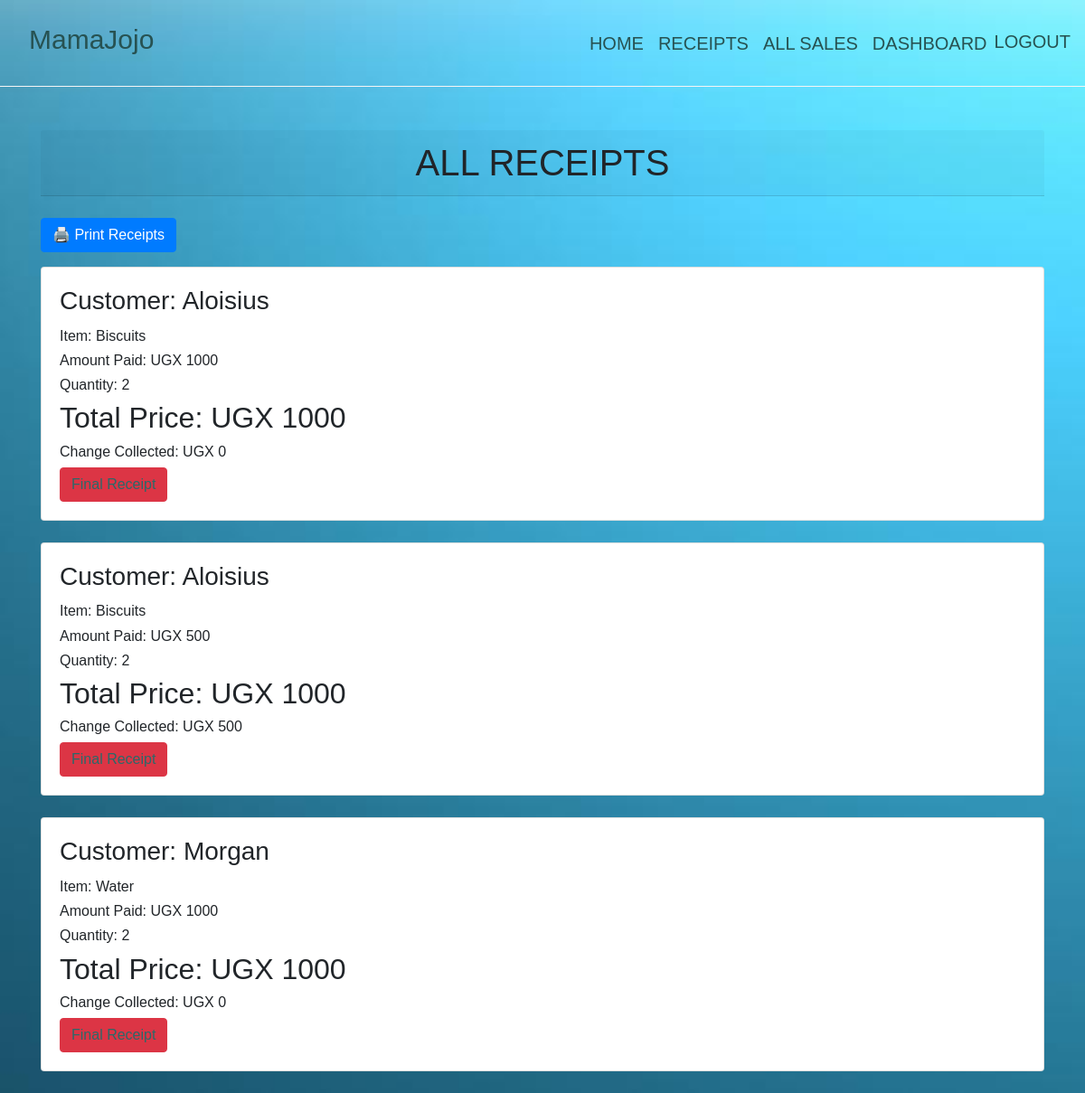
Page /reciept (signed in) on the earlier database version.
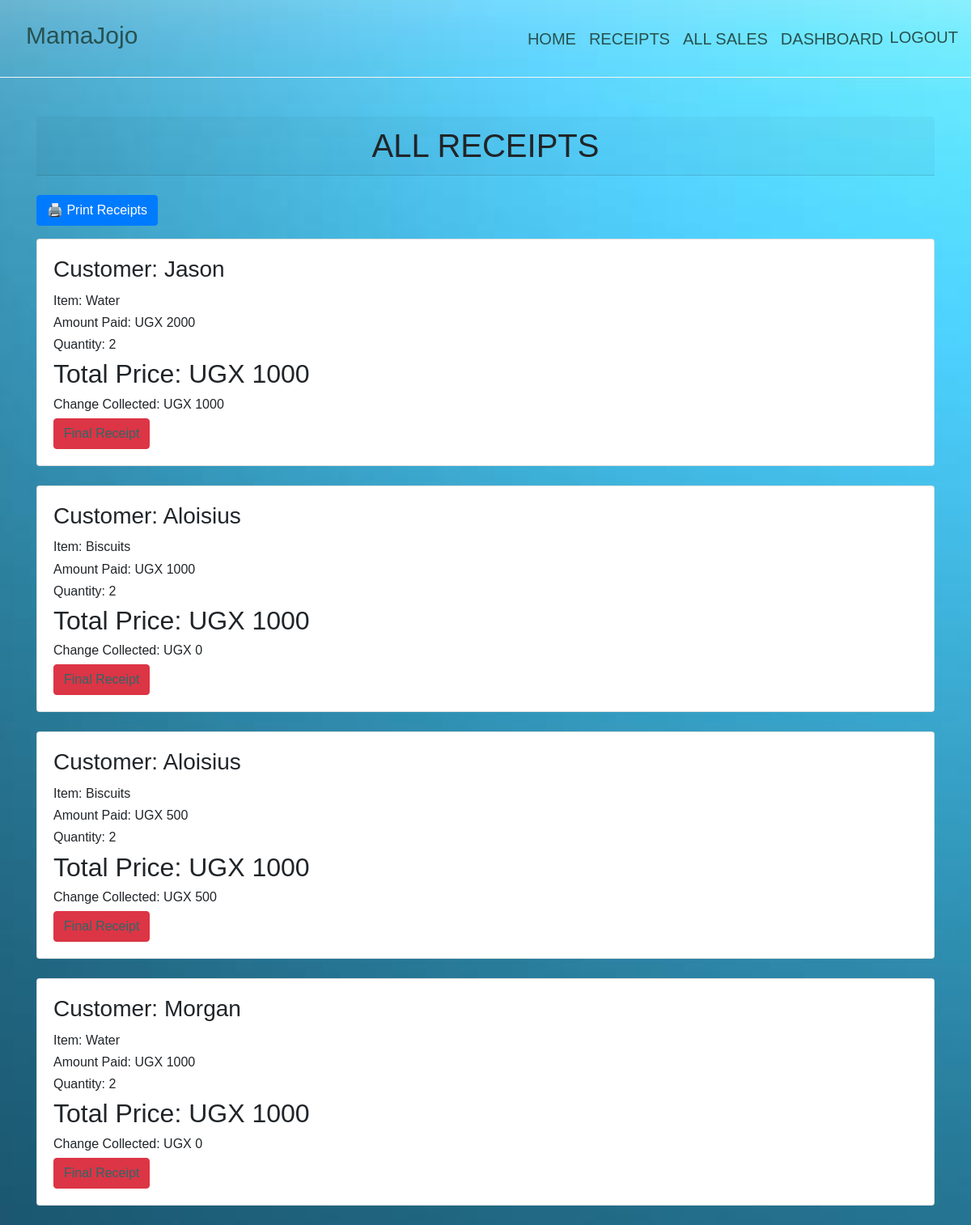
Same page on the later database version.
### ajojo/models.py (models this page shows, shortened)
class Sale(models.Model):
    item = models.ForeignKey( Product, on_delete = models.CASCADE)
    quantity = models.IntegerField(default = 0, null = False, blank = True)
    amount_received = models.IntegerField(default = 0, null = False, blank = True)
    issued_to = models.CharField(max_length=50, null = True, blank = True)
    unit_price = models.IntegerField(default = 0, null = False, blank = True)
    def get_total(self):
        total = self.quantity * self.item.unit_price
        return int(total)
    def get_change(self):
        change = self.get_total() - self.amount_received
        return abs(int(change))

class Product(models.Model):
    category_name = models.ForeignKey(Category, on_delete=models.CASCADE, null=True, blank = True)
    item_name = models.CharField(max_length =50, null = True, blank = True)
    total_quantity = models.IntegerField(default = 0, null = True, blank = True)
    issued_quantity = models.IntegerField(default = 0, null = True, blank = True)
    received_quantity = models.IntegerField(default = 0, null = True, blank = True)
    unit_price = models.IntegerField(default = 0, null = True, blank = True)
    manufacturer = models.CharField(max_length=50, null = True, blank = True)
    brand = models.CharField(max_length=50, null = True, blank = True)
    def __str__(self):
        return self.item_name

### ajojo/views.py (the view)
# urls.py: path('reciept', views.reciept, name='reciept'),
@login_required
def reciept(request):
    sales = Sale.objects.all().order_by('-id')
    return render(request, 'products/reciept.html', {'sales': sales})

### ajojo/templates/products/reciept.html (shortened to what this page needs)
{% extends 'products/base.html'%}
{% block content %}
<br /><br>
<div class="container">
  <h1 class="card-header text-center">ALL RECEIPTS</h1><br>
  <div class="text-end mb-3">
    <button class="btn btn-primary" onclick="printReceipts()">🖨️ Print Receipts</button>
  </div>
  <div id="receipt-section">
    {% for sale in sales %}
      <div class="card mb-4">
        <div class="card-body">
          <h3 class="card-title">Customer: {{ sale.issued_to|title }}</h3>
          <h6 class="card-text">Item: {{ sale.item }}</h6>
          <h6 class="card-text">Amount Paid: UGX {{ sale.amount_received }}</h6>
          <h6 class="card-text">Quantity: {{ sale.quantity }}</h6>
          <h2>Total Price: UGX {{ sale.get_total }}</h2>
          <h6 class="card-text">Change Collected: UGX {{ sale.get_change }}</h6>
          <a href="{% url 'reciept_detail' sale.id %}">
            <input
              type="submit"
              value="Final Receipt"
              class="btn btn-danger"
              style="color: rgb(43, 105, 105);"
            />
          </a>
        </div>
      </div>
    {% endfor %}
  </div>
</div>
{% endblock %}

### ajojo/templates/products/base.html (shortened to what this page needs)
{% load static %}
<!DOCTYPE html>
<html lang="en">
<head>
    <link rel="stylesheet" href="https://stackpath.bootstrapcdn.com/bootstrap/4.5.2/css/bootstrap.min.css">
    <link rel="stylesheet" href="{% static 'css/main.css' %}">
</head>
<body>
    <nav class="navbar navbar-expand-lg navbar-dark">
        <a class="nav-link" href=""><h1 class="navbar-brand" style="font-size: 25px">MamaJojo</h1></a>
        <div class="collapse navbar-collapse" id="navbarNav">
          <ul class="nav navbar-nav ml-auto">
           {% if user.is_authenticated %}
              <li class="nav-item">
                <a class="nav-link" href="{% url 'index' %}">HOME</a>
              </li>
              <li class="nav-item">
                <a class="nav-link" href="{% url 'reciept' %}">RECEIPTS</a>
              </li>
              <li class="nav-item">
                <a class="nav-link" href="{% url 'all_sales' %}">ALL SALES</a>
              </li>
              <li class="nav-item">
                <a class="nav-link" href="{% url 'dashboard' %}">DASHBOARD</a>
              </li>
              <li class="nav-item">
                <form id="logout-form" method="post" action="{% url 'logout' %}" style="display: inline;">
                  <button
                    class="logoutbtn btn btn-link nav-link p-0"
                    type="button"
                    id="logout-btn"
                    style="cursor:pointer;"
                  >
                    LOGOUT
                  </button>
                </form>
              </li>
            {% endif %}
          </ul>
        </div>
    </nav>
    {% block content %}
    {% endblock %}
</body>
</html>

### ajojo/static/css/main.css (style rules this page uses)
html,body { position: relative; overflow-x: hidden; background: url('../images/back2.jpg'); width: 100% !important; height: 100vh; display: table; position: relative; background-position: center; background-attachment: scroll; -o-background-size: cover; -moz-background-size: cover; -webkit-background-size: cover; background-size: cover; background-repeat: no-repeat; }
body { background-color: hsl(182, 100%, 95%); font-family: 'Franklin Gothic Medium', 'Arial Narrow', Arial, sans-serif; }
form { width: 40%; margin: 0 auto; }
.navbar { border-bottom: 1px solid whitesmoke; }
.navbar li a, .navbar li form button { font-size: 20px; color: rgb(39, 82, 82) !important; }
.navbar-brand { font-size: 30px !important; color: rgb(39, 82, 82) !important; }
.logoutbtn { border: none; background-color: transparent; margin-top: 6px; font-size: 20px; }

Differences in the rows shown:
added Sale: issued_to "Jason", item "Water", amount_received "2000", quantity "2", get_total "1000", get_change "1000"
